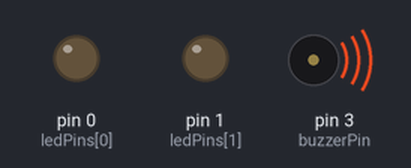
The sketch below on a simulated Arduino Uno, built with avr-gcc and run on an emulated ATmega328P. On the bench: output pins drawn as LEDs (lit = HIGH), buzzer (waves = sounding, pin HIGH). At 14.8 s the program stops and its outputs stay as they are.

Above: at 0.1 s.
At 14.8 s:
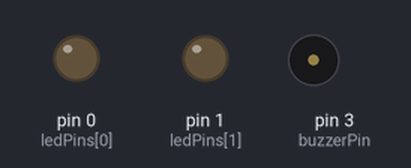
Timing chart, 0 to 16.3 s (numbered marks = the images above):
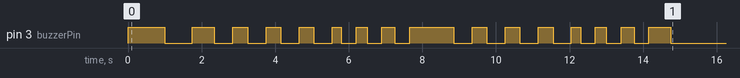

Measured:
- by itself, pin 3 (buzzerPin): LOW → HIGH at 0.00 s, → LOW 1.0 s later, → HIGH 0.75 s later, → LOW 0.60 s later, … (32 changes in this stretch)

The sketch:

Buzz_Buzz.ino
```cpp
/*// Pin Assignment
const int buzzerPin = 3;  // Buzzer connected to Pin 3

void setup() {
  pinMode(buzzerPin, OUTPUT);  // Set buzzer pin as output
}

void loop() {
  // Play "Shave and a Haircut" melody with adjusted timing
  digitalWrite(buzzerPin, HIGH);  // Turn buzzer ON (Shave note)
  delay(600);                     // Extended timing after "Shave"
  digitalWrite(buzzerPin, LOW);   // Turn buzzer OFF
  delay(500);

  digitalWrite(buzzerPin, HIGH);  // Turn buzzer ON
  delay(400);                     // Short note
  digitalWrite(buzzerPin, LOW);   // Turn buzzer OFF
  delay(500);

  digitalWrite(buzzerPin, HIGH);  // Turn buzzer ON
  delay(400);
  digitalWrite(buzzerPin, LOW);   // Turn buzzer OFF
  delay(500);

  digitalWrite(buzzerPin, HIGH);  // Turn buzzer ON
  delay(400);
  digitalWrite(buzzerPin, LOW);   // Turn buzzer OFF
  delay(500);

  digitalWrite(buzzerPin, HIGH);  // Long buzz (Buzz)
  delay(250);
  digitalWrite(buzzerPin, LOW);   // Turn buzzer OFF
  delay(400);

  digitalWrite(buzzerPin, HIGH);  // Long buzz (Buzz)
  delay(300);
  digitalWrite(buzzerPin, LOW);   // Turn buzzer OFF
  delay(400);

  digitalWrite(buzzerPin, HIGH);  // Long buzz (Buzz)
  delay(350);
  digitalWrite(buzzerPin, LOW);   // Turn buzzer OFF
  delay(400);

  digitalWrite(buzzerPin, HIGH);  // Long buzz (Buzz)
  delay(600);
  digitalWrite(buzzerPin, LOW);   // Turn buzzer OFF

  // End of program instruction: Prevent loop from repeating
  while (true) {
    // Stay in this infinite loop to end the program
  }
} */


/*// Array for D0 to D13 pins
const int pins[] = {0, 1, 2, 4, 5, 6, 7, 8, 9, 10, 11, 12, 13};
const int delayTime = 5000; // 5 seconds delay to observe each LED state

void setup() {
  // Set all D0 to D13 pins as outputs
  for (int i = 0; i < 14; i++) {
    pinMode(pins[i], OUTPUT);
    digitalWrite(pins[i], LOW); // Initialize all pins to LOW (LEDs off)
  }
}

void loop() {
  // Turn each pin HIGH (LED ON) in sequence, with enough time to observe and record
  for (int i = 0; i < 14; i++) {
    digitalWrite(pins[i], HIGH);  // Turn pin ON (LED should light up if connected)
    delay(delayTime);             // Wait for specified time to observe the LED
    digitalWrite(pins[i], LOW);   // Turn pin OFF (LED should turn off)
  }

  // After all pins have been tested, stop the program
  while (true) {
    // Stay in an infinite loop to prevent the program from restarting
  }
}*/


const int buzzerPin = 3;  // Buzzer connected to Pin 3
const int ledPins[] = {0, 1};  // Array of LED pins for wiring check

void setup() {
  pinMode(buzzerPin, OUTPUT);  // Set buzzer pin as output

  // Set LED pins as output
  for (int i = 0; i < 2; i++) {
    pinMode(ledPins[i], OUTPUT);
  }

  // Signal the start of sequence
  digitalWrite(buzzerPin, HIGH);  // Turn buzzer ON
  delay(1000);                     // Beep for 500 ms
  digitalWrite(buzzerPin, LOW);   // Turn buzzer OFF
  delay(750);                     // Wait for 250 ms

  // Start of LED and wiring check sequence
  for (int i = 0; i < 2; i++) {
  digitalWrite(buzzerPin, HIGH);  // Turn buzzer ON (Shave note)
  delay(600);                     // Extended timing after "Shave"
  digitalWrite(buzzerPin, LOW);   // Turn buzzer OFF
  delay(500);

  digitalWrite(buzzerPin, HIGH);  // Turn buzzer ON
  delay(400);                     // Short note
  digitalWrite(buzzerPin, LOW);   // Turn buzzer OFF
  delay(500);

  digitalWrite(buzzerPin, HIGH);  // Turn buzzer ON
  delay(400);
  digitalWrite(buzzerPin, LOW);   // Turn buzzer OFF
  delay(500);

  digitalWrite(buzzerPin, HIGH);  // Turn buzzer ON
  delay(400);
  digitalWrite(buzzerPin, LOW);   // Turn buzzer OFF
  delay(500);

  digitalWrite(buzzerPin, HIGH);  // Long buzz (Buzz)
  delay(250);
  digitalWrite(buzzerPin, LOW);   // Turn buzzer OFF
  delay(400);

  digitalWrite(buzzerPin, HIGH);  // Long buzz (Buzz)
  delay(300);
  digitalWrite(buzzerPin, LOW);   // Turn buzzer OFF
  delay(400);

  digitalWrite(buzzerPin, HIGH);  // Long buzz (Buzz)
  delay(350);
  digitalWrite(buzzerPin, LOW);   // Turn buzzer OFF
  delay(400);

  digitalWrite(buzzerPin, HIGH);  // Long buzz (Buzz)
  delay(600);
  digitalWrite(buzzerPin, LOW);   // Turn buzzer OFF
  }

  // End of LED and wiring check sequence
  while (true) {
    // Stay in this infinite loop to prevent repeating the sequence
  }
}

void loop() {
  // Empty loop, logic is in setup()
}
```
